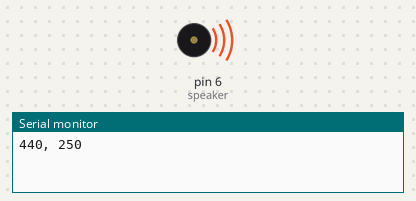
Simulated run of this sketch. Board: Arduino Mega 2560, built with avr-gcc and run on an emulated ATmega2560. Shown: buzzer (waves = sounding), the last lines printed to the serial monitor.

Above: at 0.1 s.
At 4.8 s:
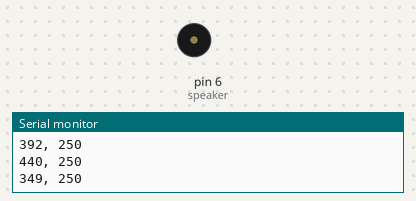
Timing chart, 0 to 6.3 s (numbered marks = the images above):
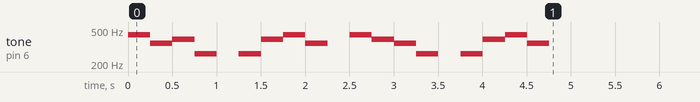

The sketch:

bigBenChimes.ino
```cpp
 /*
 bigBenChimes
 Frank Olson
 v.1
 22 October 2014
 Arduino Mega 2560 v3
 Last Update: 22 October 2014

 This Program is for Lab 8 of EE 426.

 */

 // Pin constants
 int speaker = 6;

 // Assign note values in Hz for melody
 int six = 262;     // note C4
 int eight = 349;   // note F4
 int nine = 392;    // note G4
 int ten = 440;     // note A4
 int p = 0;         // pause

 // Initialize melody and constant duration
 int melody[] = {ten,eight,nine,six,p,six,nine,ten,eight,p,
                 ten,nine,eight,six,p,six,nine,ten,eight};
 int duration = 250;

 void setup(){
   Serial.begin(9600);

   // setup speaker
   pinMode(speaker, OUTPUT);

   for(int i = 0; i<19; i++){
     // play and display note
     Serial.print(melody[i]);
     Serial.print(", ");
     Serial.println(duration);

     tone(speaker, melody[i], duration);
     delay(duration);
   }
   noTone(speaker);
 }

 void loop(){
   // no loop needed as the melody will only play once
 }
```
